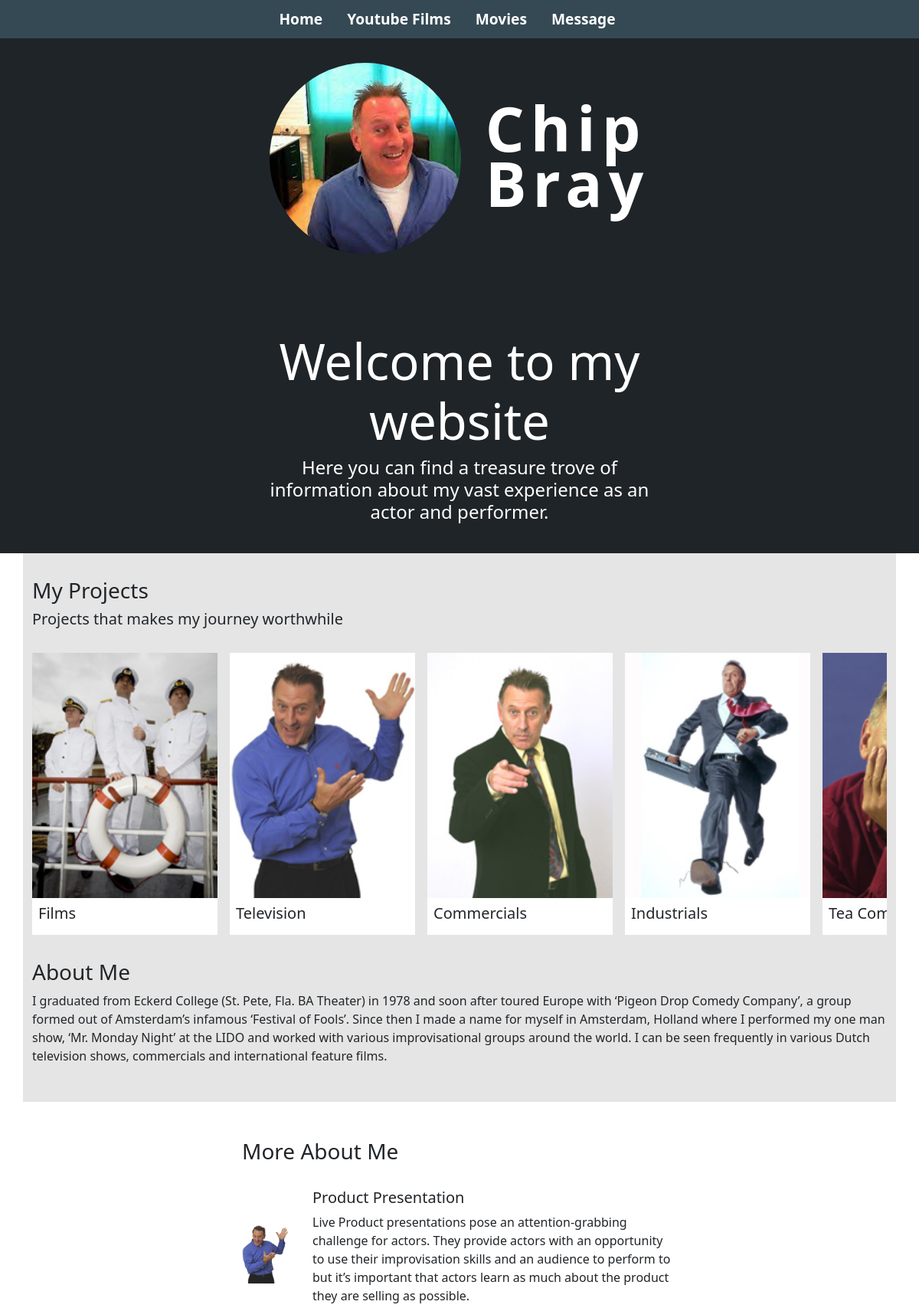
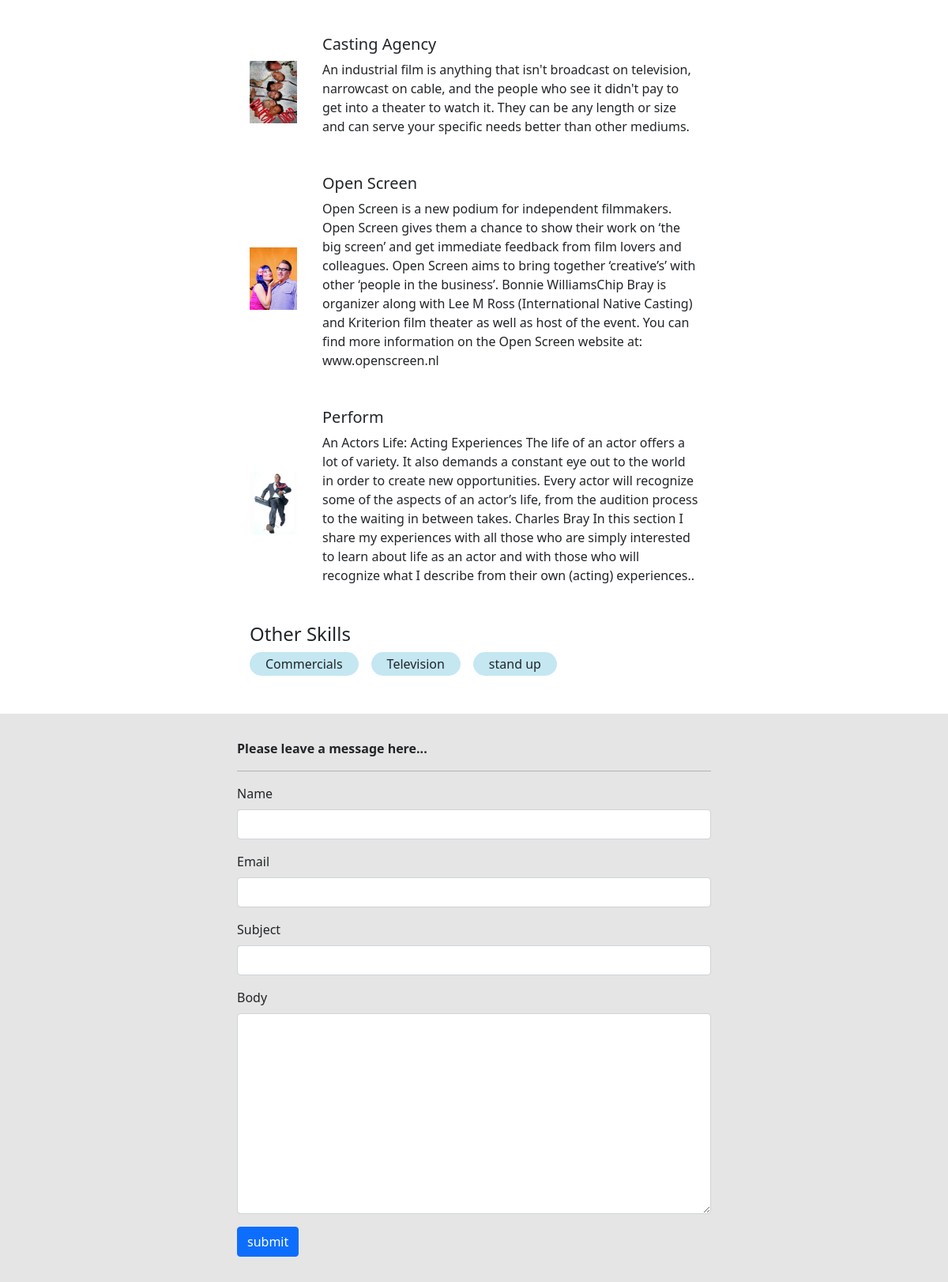
The page / on the database its author committed (2 pictures, top to bottom).
### base/models.py (models this page shows, shortened)
class Project(models.Model):
	title = models.CharField(max_length=200)
	thumbnail = models.ImageField(null=True)
	body = models.TextField(null=True, blank=True)
	slug = models.SlugField(null=True, blank=True)
	created = models.DateTimeField(auto_now_add=True)
	id = models.UUIDField(default=uuid.uuid4, unique=True, primary_key=True, editable=False)

class Skill(models.Model):
    title = models.CharField(max_length=200)
    body = models.TextField(null=True, blank=True)
    logo = models.ImageField(null=True, default="Chip_2.jpg")
    created = models.DateTimeField(auto_now_add=True)
    id = models.UUIDField(default=uuid.uuid4,  unique=True,
                          primary_key=True, editable=False)

class Message(models.Model):
	name = models.CharField(max_length=200, null=True)
	email = models.CharField(max_length=200, null=True)
	subject = models.CharField(max_length=200, null=True)
	body = models.TextField()
	is_read = models.BooleanField(default=False)
	created = models.DateTimeField(auto_now_add=True)
	id = models.UUIDField(default=uuid.uuid4, unique=True, primary_key=True, editable=False)

### base/views.py (the view)
# urls.py: path('', views.homePage, name='home'),
def homePage(request):
    projects = Project.objects.all()
    detailedSkills = Skill.objects.exclude(body='')
    skills = Skill.objects.filter(body="")
    form = MessageForm()
    if request.method == 'POST':
        form = MessageForm(request.POST)
        if form.is_valid():
            form.save()
            messages.success(request, 'You message was successfully sent!.')
    context = {'projects': projects, 'skills': skills,
               'detailedSkills': detailedSkills, 'form': form}
    return render(request, 'base/home.html', context)

### base/forms.py
class MessageForm(ModelForm):
    class Meta:
        model = Message
        fields = '__all__'
        exclude = ['is_read']
    def __init__(self, *args, **kwargs):
        super(MessageForm, self).__init__(*args, **kwargs)
        self.fields['name'].widget.attrs.update(
            {'class': 'form-control'})
        self.fields['email'].widget.attrs.update(
            {'class': 'form-control', })
        self.fields['subject'].widget.attrs.update(
            {'class': 'form-control', })
        self.fields['body'].widget.attrs.update(
            {'class': 'form-control', })

### base/templates/base/home.html (shortened to what this page needs)
{% extends 'base/main.html' %}
{% load static %}
{% block content %}
<section class="hero">
  <div class="hero--content">
    <div class="hero--content--intro">
      <img id="profile_pic" src="{% static 'images/Chip_2.jfif' %}">
      <h1 class="intro--name" >Chip <br> Bray</h1>
    </div>
   <div class="hero--content--subheadline">
      <h3 class="description">Welcome to my website</h3>
      <h5 class="slogan">Here you can find a treasure trove of information about my vast experience as an actor and performer.</h5>
    </div>
  </div>
</section>
<section class="container section--2">
  <h3>My Projects</h3>
    <h5>Projects that makes my journey worthwhile</h5>
    <div class="projects--wrapper">
        {% for project in projects %}
        <div class="project--column">
            <a href="{% url 'project' project.id %}">
                <img class="project--thumbnail" src="{{project.thumbnail.url}}">
            </a>
            <div class="project--body">
                <h5>{{project.title}}</h5>
            </div>
        </div>
        {% empty %}
  <h3>There are no projects in the database...</h3>
  {% endfor %}
</div>
<div class="about--wrapper">
  <h3>About Me</h3>
  <p>I graduated from Eckerd College (St. Pete, Fla. BA Theater) in 1978 and soon after toured Europe with ‘Pigeon Drop Comedy Company’, a group formed out of Amsterdam’s infamous ‘Festival of Fools’.
    Since then I made a name for myself in Amsterdam, Holland where I performed my one man show, ‘Mr. Monday Night’ at the LIDO and worked with various improvisational groups around the world. I can be seen frequently in various Dutch television shows, commercials and international feature films.
  </p>
</div>
</section>
<section class="section--1">
    <div class="skills--container">
        <h3>More About Me</h3>
        {% for skill in detailedSkills %}
        <div class="skill--wrapper">
            {% if skill.logo %}
            <img class="skill--logo" src="{{skill.logo.url}}">
            {% endif %}
            <div>
                <h5>{{skill.title}}</h5>
                <p>{{skill.body}}</p>
            </div>
        </div>
        {% endfor %}
        <h4>Other Skills</h4>
        <div class="other--skills--wrapper">
            {% for skill in skills %}
            <div class="skill--tag">
                <span>{{skill.title}}</span>
            </div>
            {% endfor %}
        </div>
    </div>
</section>
<section class="section--2">
  <div class="container" id="test">
    <form class="contact--form" method="POST">
    <strong>Please leave a message here...</strong>
    <hr>
      {% for field in form %}
      <div class="mb-3">
        <label for="exampleInputPassword1" class="form-label">{{field.label}}</label>
        {{field}}
      </div>
      {% endfor %}
      <input class="btn btn-primary" type="submit" value="submit">
    </form>
</div>
</section>
{% endblock content %}

### static/styles/main.css (style rules this page uses)
body { background-color: #E5E5E5; }
.section--1 { background-color: #fff; padding-top: 2em; padding-bottom: 2em; }
.section--2 { background-color: #E5E5E5; padding-top: 2em; padding-bottom: 2em; }
.hero { background-color: #1F2428; min-height: 60vh; color: #fff; }
#profile_pic { height: 250px; width: 250px; object-fit: cover; border-radius: 50%; }
.hero--content { width: 600px; margin: 0 auto; padding: 2em; }
.hero--content--intro { display: flex; color: #fff; justify-content: center; align-items: center; gap: 2em; margin-bottom: 100px; }
.intro--name { font-size: 80px; letter-spacing: .1em; font-weight: 700; line-height: .9em; }
.description { font-size: 65px; text-align: center; }
.slogan { font-size: 24px; text-align: center; }
.projects--wrapper { display: flex; justify-content: flex-start; gap: 1em; margin-top: 2em; margin-bottom: 2em; overflow-x: auto; }
.project--column { min-width: 242px; }
.project--thumbnail { width: 100%; height: auto; object-fit: cover; }
.project--body { background-color: #fff; padding: .5em; }
.skills--container { width: 600px; margin: 0 auto; padding: 1em; }
.skill--wrapper { margin-top: 2em; margin-bottom: 2em; display: flex; gap: 2em; align-items: center; }
.skill--logo { width: 60px; object-fit: contain; }
.other--skills--wrapper { display: flex; flex-wrap: wrap; gap: 1em; }
.skill--tag { background-color: #C4E7F2; width: fit-content; padding: 3px 20px; border-radius: 20px; }
.contact--form { display: block; max-width: 600px; margin: 0 auto; }

### rows shown on the page
Project: thumbnail (picture), title "Films"
Project: thumbnail (picture), title "Television"
Project: thumbnail (picture), title "Commercials"
Project: thumbnail (picture), title "Industrials"
Project: thumbnail (picture), title "Tea…"
Skill: logo (picture), title "Product Presentation", body "Live Product presentations pose an attention-grabbing challenge for actors. They provide actors with an opportunity to use their improvisation skills and an audience to perform to but it’s important that actors learn as much about the product they are selling as possible."
Skill: logo (picture), title "Casting Agency", body "An industrial film is anything that isn't broadcast on television, narrowcast on cable, and the people who see it didn't pay to get into a theater to watch it. They can be any length or size and can serve your specific needs better than other mediums."
Skill: logo (picture), title "Open Screen", body "Open Screen is a new podium for independent filmmakers. Open Screen gives them a chance to show their work on ‘the big screen’ and get immediate feedback from film lovers and colleagues. Open Screen aims to bring together ‘creative’s’ with other ‘people in the business’. Bonnie WilliamsChip Bray is organizer along with Lee M Ross (International Native Casting) and Kriterion film theater as well as host of the event. You can find more information on the Open Screen website at: www.openscreen.nl"
Skill: logo (picture), title "Perform", body "An Actors Life: Acting Experiences The life of an actor offers a lot of variety. It also demands a constant eye out to the world in order to create new opportunities. Every actor will recognize some of the aspects of an actor’s life, from the audition process to the waiting in between takes. Charles Bray In this section I share my experiences with all those who are simply interested to learn about life as an actor and with those who will recognize what I describe from their own (acting) experiences.."
Skill: title "Commercials"
Skill: title "Television"
Skill: title "stand up"

### other values the page prints
{{ field.label }} "Name" "Email" "Subject" "Body"
